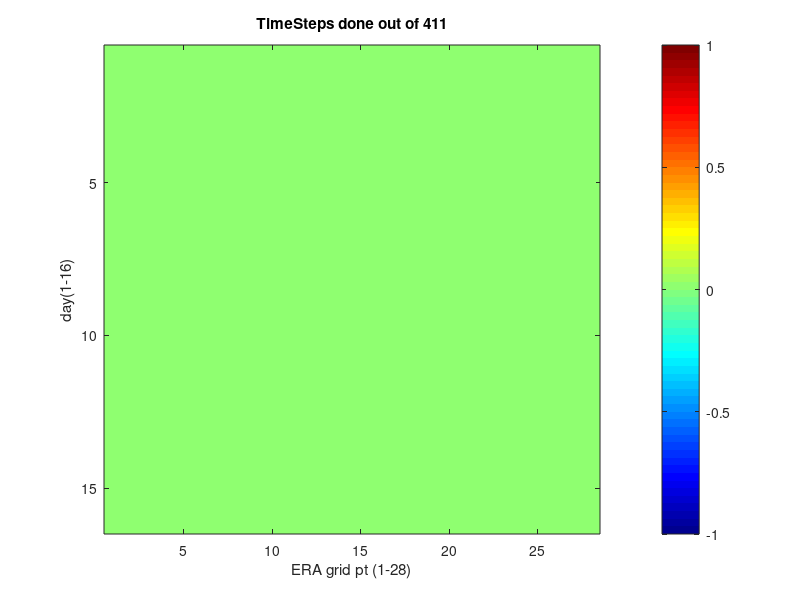

MATLAB code for this plot: (Note: this script raises an error after producing the figure.)
numdone = zeros(16,28);

nmax = 388; %% done till Aug 2019
nmax = 411; %% done till Aug 2020

iDorA = +1;
for ddd = 1 : 16     %% each timestep has 16 days
  for eee = 1 : 28    %% each tile has 28 ERA grid points
    if iDorA > 0
      dirx = ['/asl/s1/sergio/MakeAvgObsStats2002_2020_startSept2002_v3/TimeSeries/ERA/Tile_16day/DESC/Day' num2str(ddd,'%02d') '/ERAindex' num2str(eee,'%02d') '/'];
    else
      dirx = ['/asl/s1/sergio/MakeAvgObsStats2002_2020_startSept2002_v3/TimeSeries/ERA/Tile_16day/ASC/Day' num2str(ddd,'%02d') '/ERAindex' num2str(eee,'%02d') '/'];
    end
    thedir = dir([dirx '/*mat']);
    numdone(ddd,eee) = length(thedir); % ideally should be 365/16 * 17 ~ 388 since we go 2002/09 to 2019/08
  end
end

jett = jet; jett(1,:) = 1;
imagesc(numdone); title(['TimeSteps done out of ' num2str(nmax)]); 
ylabel('day(1-16)'); xlabel('ERA grid pt (1-28)'); colormap(jett); colorbar
cx = caxis; 
if cx(2)-nmax > 10
  cx(1) = cx(1)-10; cx(2) = cx(2)+10; caxis(cx);
else
  colormap(jet)
end

dstr = datestr(datetime('now'));
junk = [16*28*nmax nmax sum(numdone(:)) sum(numdone(:))*100/(16*28*nmax)];

fprintf(1,' %s done %6i of 16*28*%3i=%7i = %8.6f \n',dstr,junk);

